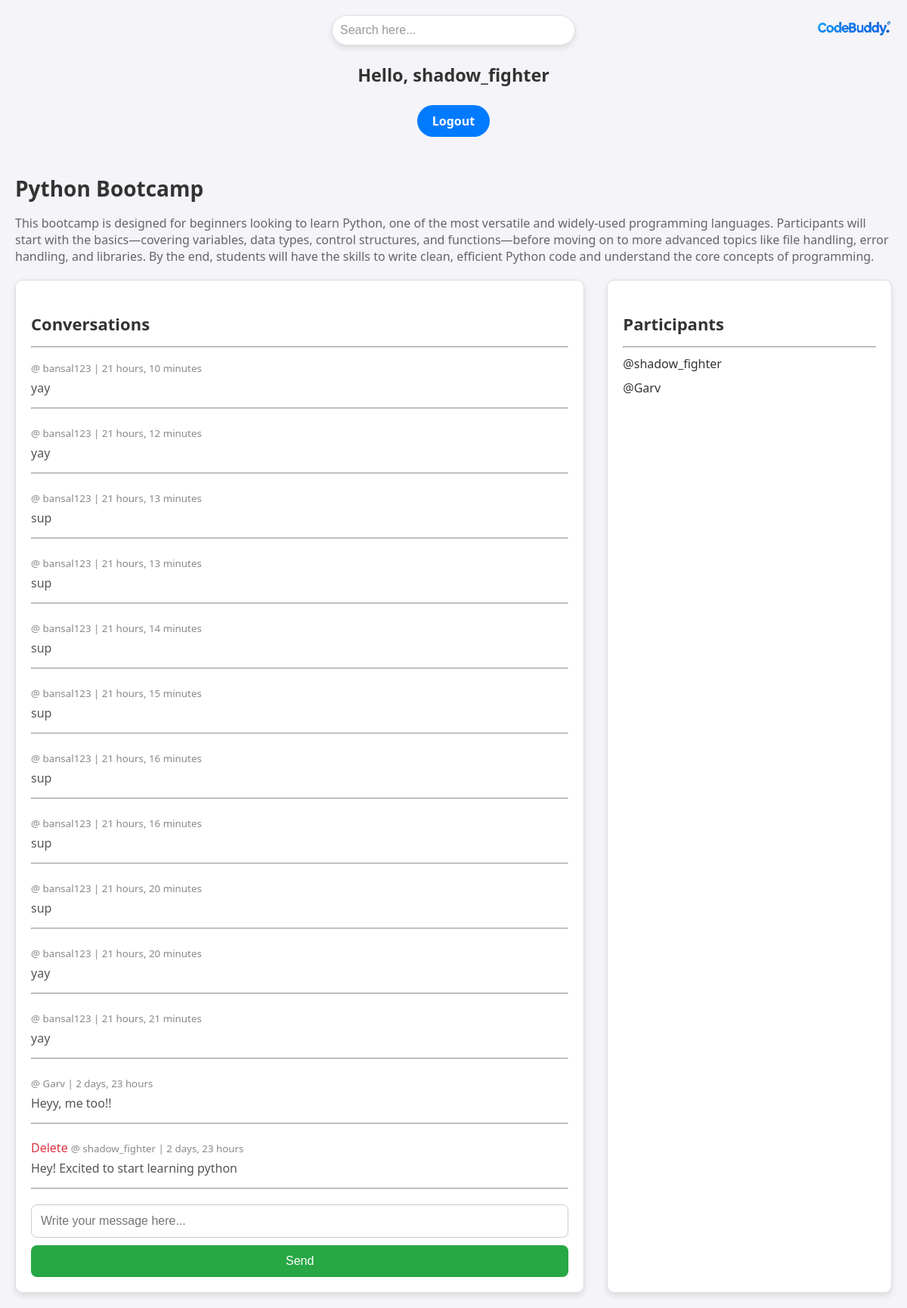
Screenshot of /room/1 (signed in) with the database file from the repository.
### base1/models.py (models this page shows, shortened)
class Room(models.Model):
    host = models.ForeignKey(User, on_delete=models.SET_NULL, null = True)
    topic = models.ForeignKey(Topic, on_delete=models.SET_NULL, null = True)
    name = models.CharField(max_length=200)
    description = models.TextField(null = True)
    participants = models.ManyToManyField(User, related_name='participants', blank = True)
    updated = models.DateTimeField(auto_now= True)
    createds = models.DateTimeField(auto_now_add=True)
    class Meta:
        ordering = ['-updated', '-createds']

class messages(models.Model):
    user = models.ForeignKey(User, on_delete=models.CASCADE)
    room = models.ForeignKey(Room, on_delete = models.CASCADE)
    body = models.TextField()
    updated = models.DateTimeField(auto_now= True)
    createds = models.DateTimeField(auto_now_add=True)
    class Meta:
        ordering = ['-updated', '-createds']

### base1/views.py (the view, shortened to what this page needs)
# urls.py: path('room/<str:pk>', views.room, name = "room"),
def room(request, pk):
    room = Room.objects.get(id=pk)
    room_messages = room.messages_set.all().order_by('-createds')
    context = {'room': room, 'room_messages': room_messages}
    return render(request, 'base1/room.html', context)

### base1/templates/base1/room.html (shortened to what this page needs)
{% include "navbar.html" %}
{% block content %}
<div class="content-container">
    <h1>{{ room.name }}</h1>
    <p>{{ room.description }}</p>
    <div class="room-container">
        <div class="comment-wrapper">
            <h3>Conversations</h3>
            <hr>
            {% for message in room_messages %}
            <div class="comment-body">
                {% if request.user == message.user %}
                <a href="{% url 'delete-message' message.id %}">Delete</a>
                {% endif %}
                <small>@ {{ message.user }} | {{ message.createds|timesince }}</small>
                <p>{{ message.body }}</p>
                <hr>
            </div>
            {% endfor %}
            {% if user.is_authenticated %}
            <div class="comment-form">
                <form method="POST">
                    <input type="text" name="body" placeholder="Write your message here..." required />
                    <input type="submit" value="Send" />
                </form>
            </div>
            {% endif %}
        </div>
        <div class="participants-wrapper">
            <h3>Participants</h3>
            <hr>
            {% for participant in room.participants.all %}
            <p>@{{ participant.username }}</p>
            {% endfor %}
        </div>
    </div>
</div>
{% endblock %}

### templates/navbar.html (shortened to what this page needs)
{% load static %}
<!DOCTYPE html>
<html lang="en">
<head>
</head>
<body>
    <div class="logo-container">
        <img src="{% static 'images/cbd.png' %}" alt="CodeBuddy Logo" class="logo" />
    </div>
    <div class="search-container">
        <form method="GET" action="{% url 'home' %}">
            <input type="text" name="q" placeholder="Search here..." />
        </form>
    </div>
    <div class="auth-links">
        {% if request.user.is_authenticated %}
        <div class="greeting">
            <h3>Hello, {{ user.username }}</h3>
        </div>
        <a href="{% url 'logout-page' %}">Logout</a>
        {% else %}
        <a href="{% url 'login-page' %}">Login</a>
        {% endif %}
    </div>
</body>
</html>

### templates/navbar.html (style rules this page uses)
body { font-family: 'Segoe UI', Tahoma, Geneva, Verdana, sans-serif; background-color: #f4f4f9; margin: 0; padding: 0; color: #333; }
h3 { color: #333; font-weight: 600; }
a { text-decoration: none; color: #007bff; font-weight: bold; }
.logo-container { position: absolute; top: 20px; right: 20px; }
.logo { max-width: 100px; height: auto; }
.search-container { display: flex; justify-content: center; margin: 20px auto; }
.search-container input[type="text"] { padding: 10px; width: 300px; border-radius: 25px; border: 1px solid #e0e0e0; box-shadow: 0 4px 8px rgba(0, 0, 0, 0.1); font-size: 1rem; outline: none; }
.search-container input[type="text"]::placeholder { color: #999; }
.auth-links { text-align: center; margin: 10px; }
.auth-links a { display: inline-block; padding: 10px 20px; background-color: #007bff; color: white; border-radius: 25px; transition: background-color 0.3s ease; }
.greeting { text-align: center; margin: 20px; font-size: 1.25rem; color: #555; }

### base1/templates/base1/room.html (style rules this page uses)
.content-container { max-width: 1200px; margin: 0 auto; padding: 20px; }
.room-container { display: grid; grid-template-columns: 2fr 1fr; gap: 30px; margin-top: 20px; }
h1 { color: #333; margin-bottom: 15px; font-size: 28px; font-weight: 700; }
p { font-size: 16px; color: #666; margin-bottom: 20px; }
.comment-wrapper { background-color: #fff; border: 1px solid #ddd; border-radius: 10px; padding: 20px; box-shadow: 0 4px 8px rgba(0, 0, 0, 0.1); }
.comment-wrapper hr { margin: 15px 0; }
.comment-wrapper h3 { margin-bottom: 15px; font-size: 22px; font-weight: 600; }
.comment-form { margin-top: 20px; }
.comment-form input[type="text"] { width: 100%; padding: 12px; border: 1px solid #ccc; border-radius: 8px; font-size: 16px; margin-bottom: 10px; box-sizing: border-box; }
.comment-form input[type="submit"] { background-color: #28a745; color: white; border: none; padding: 12px; border-radius: 8px; font-size: 16px; cursor: pointer; transition: background-color 0.3s ease; width: 100%; }
.participants-wrapper { background-color: #fff; border: 1px solid #ddd; border-radius: 10px; padding: 20px; box-shadow: 0 4px 8px rgba(0, 0, 0, 0.1); }
.participants-wrapper h3 { margin-bottom: 15px; font-size: 22px; font-weight: 600; }
.participants-wrapper p { margin: 10px 0; color: #333; font-size: 16px; }
.comment-body { margin-bottom: 20px; }
.comment-body p { margin: 5px 0; color: #555; }
.comment-body small { color: #888; }
.comment-body a { color: #dc3545; font-weight: 500; }

### rows the page displays
Room: name "Python Bootcamp", description "This bootcamp is designed for beginners looking to learn Python, one of the most versatile and widely-used programming languages. Participants will start with the basics—covering variables, data types, control structures, and functions—before moving on to more advanced topics like file handling, error handling, and libraries. By the end, students will have the skills to write clean, efficient Python code and understand the core concepts of programming."
messages: user "bansal123", createds "21 hours, 10 minutes", body "yay"
messages: user "bansal123", createds "21 hours, 12 minutes", body "yay"
messages: user "bansal123", createds "21 hours, 13 minutes", body "sup"
messages: user "bansal123", createds "21 hours, 13 minutes", body "sup"
messages: user "bansal123", createds "21 hours, 14 minutes", body "sup"
messages: user "bansal123", createds "21 hours, 15 minutes", body "sup"
messages: user "bansal123", createds "21 hours, 16 minutes", body "sup"
messages: user "bansal123", createds "21 hours, 16 minutes", body "sup"
messages: user "bansal123", createds "21 hours, 20 minutes", body "sup"
messages: user "bansal123", createds "21 hours, 20 minutes", body "yay"
messages: user "bansal123", createds "21 hours, 21 minutes", body "yay"
messages: user "Garv", createds "2 days, 23 hours", body "Heyy, me too!!"
messages: shows "Delete", user "shadow_fighter", createds "2 days, 23 hours", body "Hey! Excited to start learning python"

### other values shown
{{ user.username }} "shadow_fighter"
{{ participant.username }} "shadow_fighter"
{{ participant.username }} "Garv"
